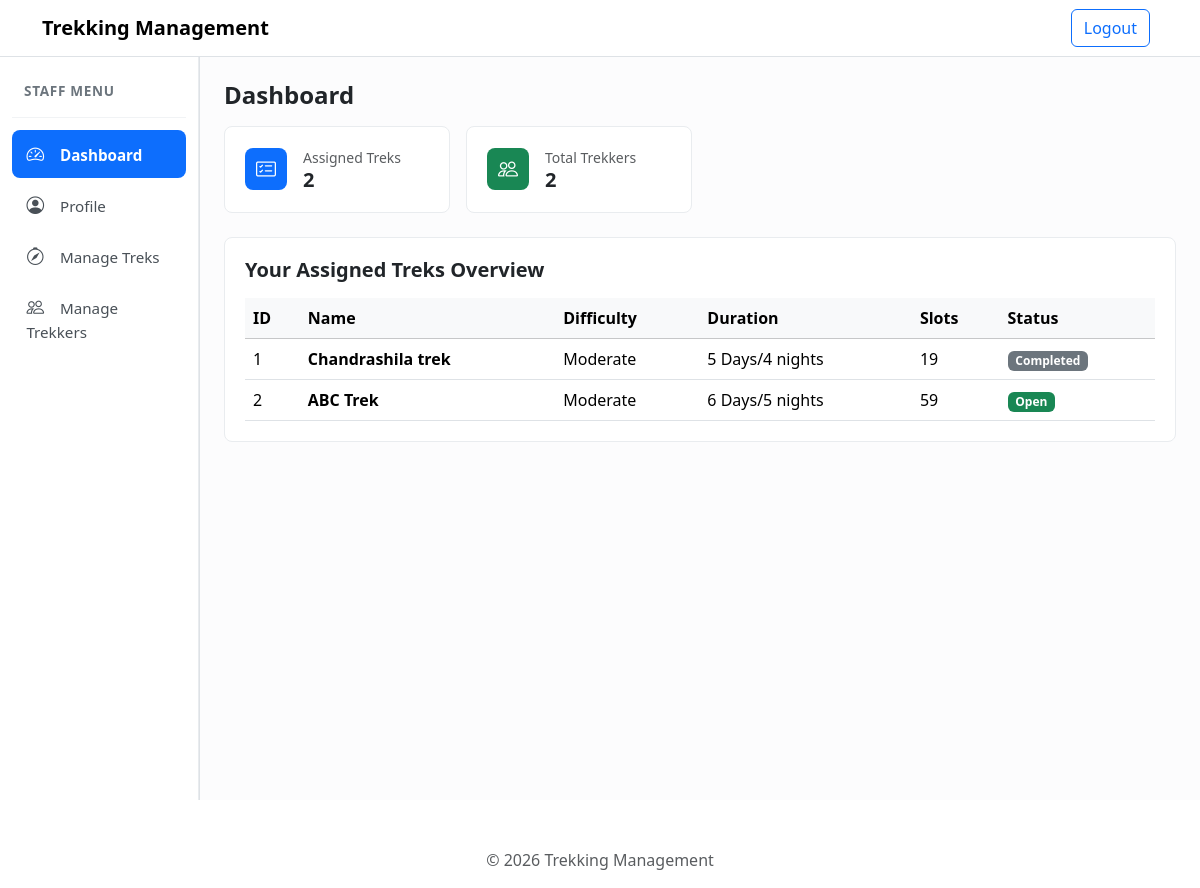
The page /staff-dashboard (signed in) on the database its author committed.
### models.py (models this page shows)
class trek(db.Model):
    id = db.Column(
        db.Integer,
        primary_key=True
    )
    name = db.Column(
        db.String(200),
        nullable=False
    )
    location = db.Column(
        db.String(200),
        nullable=True
    )
    difficulty = db.Column(
        db.String(200),
        nullable=False,
    )
    duration = db.Column(
        db.String(200),
    )
    available_slots = db.Column(
        db.Integer
    )
    assigned_staff_id = db.Column(
        db.Integer,
        db.ForeignKey('user.id'),
        nullable=True
    )
    assigned_staff = db.relationship(
        'User',
        foreign_keys=[assigned_staff_id],
        backref='assigned_treks'
    )
    status = db.Column(
        db.String(200)
    )
    bookings = db.relationship(
        'Booking',
        backref='trek'
    )

### app.py (the view)
@app.route('/staff-dashboard')
def staff_dashboard():
    if 'user_id' not in session:
        return redirect('/login')
    active_tab = request.args.get('tab', 'dashboard')
    user_id = session.get('user_id')
    current_user = User.query.get(user_id)
    assigned_treks = trek.query.filter(trek.assigned_staff_id == user_id).all()
    assigned_trek_ids = [t.id for t in assigned_treks]
    assigned_bookings = Booking.query.filter(Booking.trek_id.in_(assigned_trek_ids)).all()
    return render_template(
        'staff_dashboard.html',
        active_tab = active_tab,
        current_user = current_user,
        assigned_treks = assigned_treks,
        assinged_bookings = assigned_bookings
        )

### templates/staff_dashboard.html (shortened to what this page needs)
{% extends 'base.html' %}
{% block container %}
<div class="container-fluid px-0">
    <div class="row g-0">
        <div class="col-lg-2 col-md-3 border-end bg-white">
            <div class="sidebar-wrapper">
                <div class="sidebar-brand-title">
                    Staff Menu
                </div>
                <div class="sidebar-nav nav flex-column nav-pills" id="staff-tab" role="tablist">
                    <button class="nav-link {% if active_tab == 'dashboard' or not active_tab %}active{% endif %}"
                        id="tab-dashboard" data-bs-toggle="pill" data-bs-target="#content-dashboard" type="button"
                        role="tab"
                        aria-selected="{% if active_tab == 'dashboard' or not active_tab %}true{% else %}false{% endif %}">
                        <span><i class="bi bi-speedometer2"></i> Dashboard</span>
                    </button>
                    <button class="nav-link {% if active_tab == 'profile' %}active{% endif %}" id="tab-profile"
                        data-bs-toggle="pill" data-bs-target="#content-profile" type="button" role="tab"
                        aria-selected="{% if active_tab == 'profile' %}true{% else %}false{% endif %}">
                        <span><i class="bi bi-person-circle"></i> Profile</span>
                    </button>
                    <button
                        class="nav-link {% if active_tab == 'manage-treks' or active_tab == 'assigned-treks' %}active{% endif %}"
                        id="tab-manage-treks" data-bs-toggle="pill" data-bs-target="#content-manage-treks" type="button"
                        role="tab"
                        aria-selected="{% if active_tab == 'manage-treks' or active_tab == 'assigned-treks' %}true{% else %}false{% endif %}">
                        <span><i class="bi bi-compass"></i> Manage Treks</span>
                    </button>
                    <button class="nav-link {% if active_tab == 'manage-trekkers' %}active{% endif %}"
                        id="tab-manage-trekkers" data-bs-toggle="pill" data-bs-target="#content-manage-trekkers"
                        type="button" role="tab"
                        aria-selected="{% if active_tab == 'manage-trekkers' %}true{% else %}false{% endif %}">
                        <span><i class="bi bi-people"></i> Manage Trekkers</span>
                    </button>
                </div>
            </div>
        </div>
        <div class="col-lg-10 col-md-9 p-4 bg-light-subtle">
            <div class="tab-content" id="staff-tabContent">
                <div class="tab-pane fade {% if active_tab == 'dashboard' or not active_tab %}show active{% endif %}"
                    id="content-dashboard" role="tabpanel" aria-labelledby="tab-dashboard">
                    <h4 class="fw-bold mb-3">Dashboard</h4>
                    <div class="row g-3 mb-4">
                        <div class="col-sm-6 col-lg-3">
                            <div class="stat-card">
                                <div class="d-flex align-items-center">
                                    <div class="stat-icon bg-primary text-white me-3">
                                        <i class="bi bi-card-checklist"></i>
                                    </div>
                                    <div>
                                        <div class="text-muted small">Assigned Treks</div>
                                        <h5 class="fw-bold mb-0">{{ assigned_treks|length }}</h5>
                                    </div>
                                </div>
                            </div>
                        </div>
                        <div class="col-sm-6 col-lg-3">
                            <div class="stat-card">
                                <div class="d-flex align-items-center">
                                    <div class="stat-icon bg-success text-white me-3">
                                        <i class="bi bi-people"></i>
                                    </div>
                                    <div>
                                        <div class="text-muted small">Total Trekkers</div>
                                        <h5 class="fw-bold mb-0">{{ assinged_bookings|length }}</h5>
                                    </div>
                                </div>
                            </div>
                        </div>
                    </div>
                    <div class="card-panel">
                        <h5 class="fw-bold mb-3">Your Assigned Treks Overview</h5>
                        <div class="table-responsive">
                            <table class="table table-hover align-middle mb-0">
                                <thead class="table-light">
                                    <tr>
                                        <th>ID</th>
                                        <th>Name</th>
                                        <th>Difficulty</th>
                                        <th>Duration</th>
                                        <th>Slots</th>
                                        <th>Status</th>
                                    </tr>
                                </thead>
                                <tbody>
                                    {% if assigned_treks %}
                                    {% for trek in assigned_treks %}
                                    <tr>
                                        <td>{{ loop.index }}</td>
                                        <td class="fw-semibold">{{ trek.name }}</td>
                                        <td>{{ trek.difficulty }}</td>
                                        <td>{{ trek.duration }}</td>
                                        <td>{{ trek.available_slots }}</td>
                                        <td>
                                            {% if trek.status == 'Open' or trek.status == 'Active' %}
                                            <span class="badge bg-success">Open</span>
                                            {% elif trek.status == 'Started' %}
                                            <span class="badge bg-primary">Started</span>
                                            {% elif trek.status == 'Ongoing' %}
                                            <span class="badge bg-info text-dark">Ongoing</span>
                                            {% elif trek.status == 'Completed' %}
                                            <span class="badge bg-secondary">Completed</span>
                                            {% else %}
                                            <span class="badge bg-danger">Closed</span>
                                            {% endif %}
                                        </td>
                                    </tr>
                                    {% endfor %}
                                    {% else %}
                                    <tr>
                                        <td colspan="6" class="text-center text-muted py-3">No assigned treks to display
                                        </td>
                                    </tr>
                                    {% endif %}
                                </tbody>
                            </table>
                        </div>
                    </div>
                </div>
            </div>
        </div>
    </div>
</div>
{% endblock %}

### static/css/style.css (style rules this page uses)
.sidebar-wrapper { min-height: calc(100vh - 57px); background-color: #ffffff; border-right: 1px solid #e9ecef; padding: 1rem 0.75rem; }
.sidebar-brand-title { padding: 0.5rem 0.75rem 1rem; font-size: 0.85rem; font-weight: 700; text-transform: uppercase; letter-spacing: 0.05em; color: #6c757d; border-bottom: 1px solid #f1f3f5; margin-bottom: 0.75rem; }
.sidebar-nav .nav-link { color: #495057; font-size: 0.95rem; font-weight: 500; padding: 0.65rem 0.9rem; border-radius: 0.5rem; margin-bottom: 0.25rem; display: flex; align-items: center; justify-content: space-between; transition: all 0.15s ease-in-out; text-decoration: none; border: none; background: transparent; width: 100%; text-align: left; }
.sidebar-nav .nav-link i { font-size: 1.1rem; margin-right: 0.75rem; }
.sidebar-nav .nav-link.active { color: #ffffff; background-color: #0d6efd; font-weight: 600; }
.sidebar-nav .nav-link.active i { color: #ffffff; }
.stat-card { background-color: #ffffff; border: 1px solid #e9ecef; border-radius: 0.5rem; padding: 1.25rem; }
.stat-icon { width: 42px; height: 42px; border-radius: 0.5rem; display: flex; align-items: center; justify-content: center; font-size: 1.25rem; }
.card-panel { background: #ffffff; border: 1px solid #e9ecef; border-radius: 0.5rem; padding: 1.25rem; }

### rows shown on the page
trek: name "Chandrashila trek", difficulty "Moderate", duration "5 Days/4 nights", available_slots "19", status "Completed"
trek: name "ABC Trek", difficulty "Moderate", duration "6 Days/5 nights", available_slots "59", status "Open"

### other values the page prints
{{ assigned_treks|length }} "2"
{{ assinged_bookings|length }} "2"
